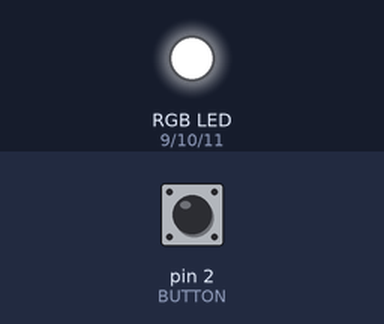
Simulated run of this sketch. Board: Arduino Uno, built with avr-gcc and run on an emulated ATmega328P. Shown: an RGB LED mixed from three pins (HIGH = lit). Inputs (shaded band) come from the test bench; at power-on: pin 2 (BUTTON) LOW. Dim RGB values are drawn brighter than linear.

Above: at 1.2 s.
1.3 s: pin 2 (BUTTON) pulled HIGH for 0.15 s
At 1.7 s:
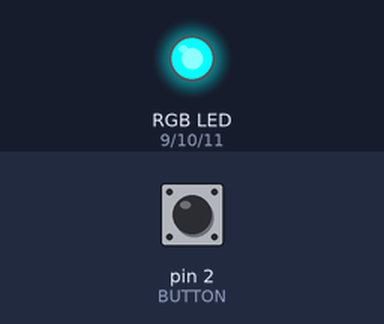
2.9 s: pin 2 (BUTTON) pulled HIGH for 1 s
At 4.1 s:
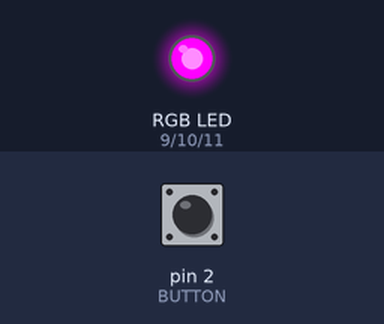
5.4 s: pin 2 (BUTTON) pulled HIGH for 0.15 s
At 6.0 s:
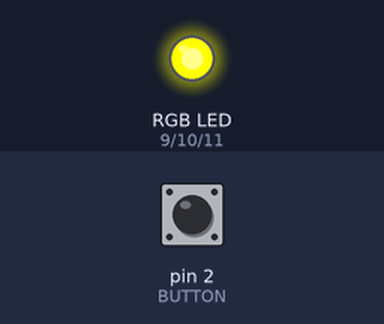
7.0 s: pin 2 (BUTTON) pulled HIGH for 3.2 s
At 8.4 s:
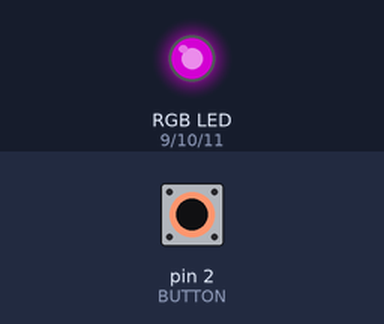
11.7 s: pin 2 (BUTTON) pulled HIGH for 0.15 s
At 12.0 s:
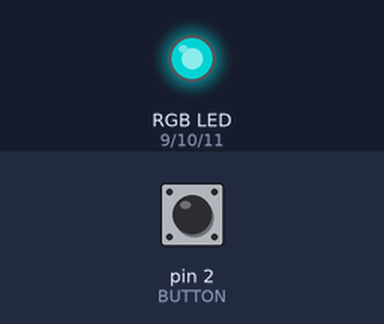
13.3 s: pin 2 (BUTTON) pulled HIGH for 1 s
At 14.4 s:
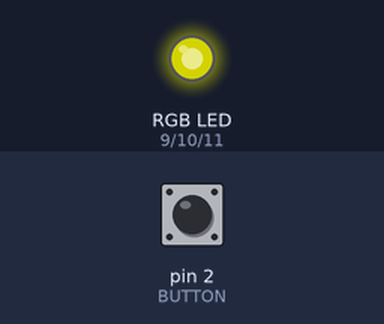
Timing chart, 0 to 16.3 s (numbered marks = the images above; inputs shaded):
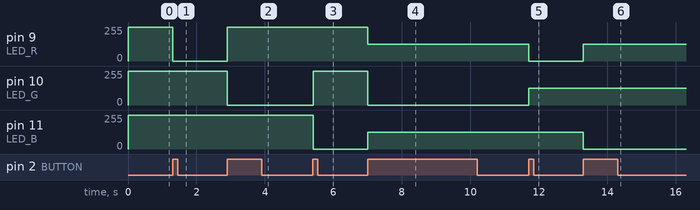

The sketch:

controllableRGB.ino
```cpp
const int LED_R = 9;
const int LED_G = 10;
const int LED_B = 11;
const int BUTTON = 2;

boolean prevBtn = LOW;
boolean currBtn = LOW;
int MODE = 0;

void setup() {
  pinMode(LED_R, OUTPUT);
  pinMode(LED_G, OUTPUT);
  pinMode(LED_B, OUTPUT);
  pinMode(BUTTON, INPUT);
}

boolean debounce(boolean prev) {
  boolean curr = digitalRead(BUTTON);
  if (prev != curr) {
    delay(5);
    curr = digitalRead(BUTTON);
  }
  return curr;
}

void setMode(int mode) {
  if (MODE == 1) {
    digitalWrite(LED_R, LOW);
    digitalWrite(LED_G, HIGH);
    digitalWrite(LED_B, HIGH);
  } else if (MODE == 2) {
    digitalWrite(LED_R, HIGH);
    digitalWrite(LED_G, LOW);
    digitalWrite(LED_B, HIGH);
  } else if (MODE == 3) {
    digitalWrite(LED_R, HIGH);
    digitalWrite(LED_G, HIGH);
    digitalWrite(LED_B, LOW);
  } else if (MODE == 4) {
    analogWrite(LED_R, 127);
    analogWrite(LED_G, 0);
    analogWrite(LED_B, 127);
  } else if (MODE == 5) {
    analogWrite(LED_R, 0);
    analogWrite(LED_G, 127);
    analogWrite(LED_B, 127);
  } else if (MODE == 6) {
    analogWrite(LED_R, 127);
    analogWrite(LED_G, 127);
    analogWrite(LED_B, 0);
  } else if (MODE == 7) {
    analogWrite(LED_R, 85);
    analogWrite(LED_G, 85);
    analogWrite(LED_B, 85);
  } else if (MODE == 0) {
    digitalWrite(LED_R, HIGH);
    digitalWrite(LED_G, HIGH);
    digitalWrite(LED_B, HIGH);
  }
}

void loop() {
  currBtn = debounce(prevBtn);
  if (prevBtn == LOW && currBtn == HIGH) {
    MODE++;
  }
  prevBtn = currBtn;

  if (MODE == 8) {
    MODE = 0;
  }

  setMode(MODE);
}
```

Measured:
- after the input at 1.3 s, pin 9 (LED_R): 255/255 → 0/255 at once
- after the input at 2.9 s, pin 9 (LED_R): 0/255 → 255/255 at once; pin 10 (LED_G): 255/255 → 0/255 at once
- after the input at 5.4 s, pin 10 (LED_G): 0/255 → 255/255 at once; pin 11 (LED_B): 255/255 → 0/255 at once
- after the input at 7.0 s, pin 9 (LED_R): 255/255 → 127/255 at once; pin 10 (LED_G): 255/255 → 0/255 at once; pin 11 (LED_B): 0/255 → 127/255 at once
- after the input at 11.7 s, pin 9 (LED_R): 127/255 → 0/255 at once; pin 10 (LED_G): 0/255 → 127/255 at once
- after the input at 13.3 s, pin 9 (LED_R): 0/255 → 127/255 at once; pin 11 (LED_B): 127/255 → 0/255 at once
